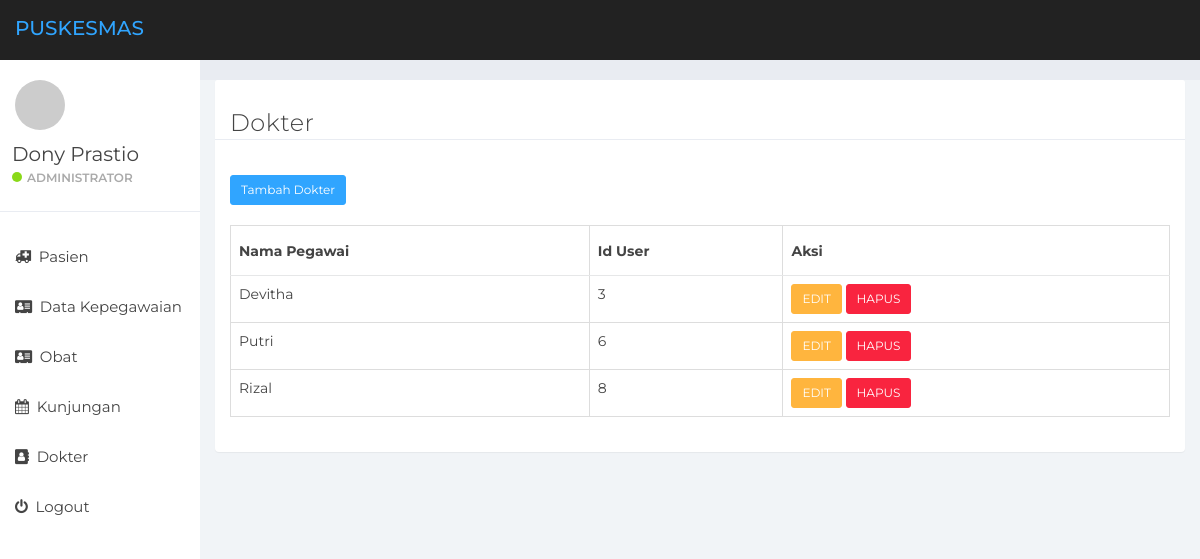
The page /Admin/home.php?page=dokter (signed in) on the database its author committed.
### tables this page shows
CREATE TABLE `user` (
  `id_user` int(50) NOT NULL,
  `nama` varchar(50) NOT NULL,
  `user_name` varchar(50) NOT NULL,
  `password` varchar(20) NOT NULL,
  `level` varchar(20) NOT NULL
);

### Admin/dokter.php (the view, shortened to what this page needs)
<div class="panel panel-default">
	<div class="panel-heading">
		<h3>Dokter</h3>
	</div>
	<div class="panel-body">
		<br>
		<a href="?page=tambah_dokter" class="btn btn-sm btn-primary">Tambah Dokter</a>
		<br>
		<br>
		<table class="table table-responsive table-bordered" id="">
			<thead>
				<tr>
					<th>Nama Pegawai</th>
					<th>Id User</th>
					<th>Aksi</th>
				</tr>
			</thead>
			<tbody>
				<?php
				$query = mysqli_query($con, "SELECT * FROM user WHERE level='Dokter'");
				while($data = mysqli_fetch_array($query)) {
				?>
				<tr>
					<td><?php echo $data['nama'] ?></td>
					<td><?php echo $data['id_user'] ?></td>
					<td>
						<a href="?page=edit_dokter&id=<?php echo $data['id_user']; ?>" class="btn btn-sm btn-warning">EDIT</a>
						<a href="?page=hapus_dokter&id=<?php echo $data['id_user']; ?>" class="btn btn-sm btn-danger">HAPUS</a>
					</td>
				</tr>
				<?php
				}
				?>
			</tbody>
		</table>
	</div>
</div>

### assets/css/styles.css (style rules this page uses)
body { background: #f1f4f7; padding-top: 60px; font-size: 14px; color: #444444; font-family: "Montserrat", "Helvetica Neue", Helvetica, Arial, sans-serif; }
a, a:hover, a:focus { color: #30a5ff; }
h1, h2, h3, h4, h5, h6 { color: #444444; }
h3, h4 { font-weight: 300; }
.btn-primary, .btn-primary:hover, .btn-primary:focus, .btn-primary:active, .btn-primary.active, .open > .dropdown-toggle.btn-primary, .btn-primary.disabled, .btn-primary[disabled], fieldset[disabled] .btn-primary, .btn-primary.disabled:hover, .btn-primary[disabled]:hover, fieldset[disabled] .btn-primary:hover, .btn-primary.disabled:focus, .btn-primary[disabled]:focus, fieldset[disabled] .btn-primary:focus, .btn-primary.disabled:active, .btn-primary[disabled]:active, fieldset[disabled] .btn-primary:active, .btn-primary.disabled.active, .btn-primary[disabled].active, fieldset[disabled] .btn-primary.active { background-color: #30a5ff; border-color: #30a5ff; }
.btn-warning, .btn-warning:hover, .btn-warning:focus, .btn-warning:active, .btn-warning.active, .open > .dropdown-toggle.btn-warning, .btn-warning.disabled, .btn-warning[disabled], fieldset[disabled] .btn-warning, .btn-warning.disabled:hover, .btn-warning[disabled]:hover, fieldset[disabled] .btn-warning:hover, .btn-warning.disabled:focus, .btn-warning[disabled]:focus, fieldset[disabled] .btn-warning:focus, .btn-warning.disabled:active, .btn-warning[disabled]:active, fieldset[disabled] .btn-warning:active, .btn-warning.disabled.active, .btn-warning[disabled].active, fieldset[disabled] .btn-warning.active { background-color: #ffb53e; border-color: #ffb53e; }
.btn-danger, .btn-danger:hover, .btn-danger:focus, .btn-danger:active, .btn-danger.active, .open > .dropdown-toggle.btn-danger, .btn-danger.disabled, .btn-danger[disabled], fieldset[disabled] .btn-danger, .btn-danger.disabled:hover, .btn-danger[disabled]:hover, fieldset[disabled] .btn-danger:hover, .btn-danger.disabled:focus, .btn-danger[disabled]:focus, fieldset[disabled] .btn-danger:focus, .btn-danger.disabled:active, .btn-danger[disabled]:active, fieldset[disabled] .btn-danger:active, .btn-danger.disabled.active, .btn-danger[disabled].active, fieldset[disabled] .btn-danger.active { background-color: #f9243f; border-color: #f9243f; }
.panel { border: 0; }
.panel-heading { font-size: 20px; font-weight: 300; letter-spacing: 0.025em; height: 60px; line-height: 38px; }
.panel-default .panel-heading { background: #fff; border-bottom: 1px solid #e9ecf2; color: #444444; }
.table { background: #fff; }
.table > thead > tr > th { border-bottom: 1px solid #e6e7e8; vertical-align: middle; height: 50px; }

### rows shown on the page
user: nama "Devitha", id_user "3"
user: nama "Putri", id_user "6"
user: nama "Rizal", id_user "8"

### other values the page prints
$nama "Dony Prastio"
$level "ADMINISTRATOR"
